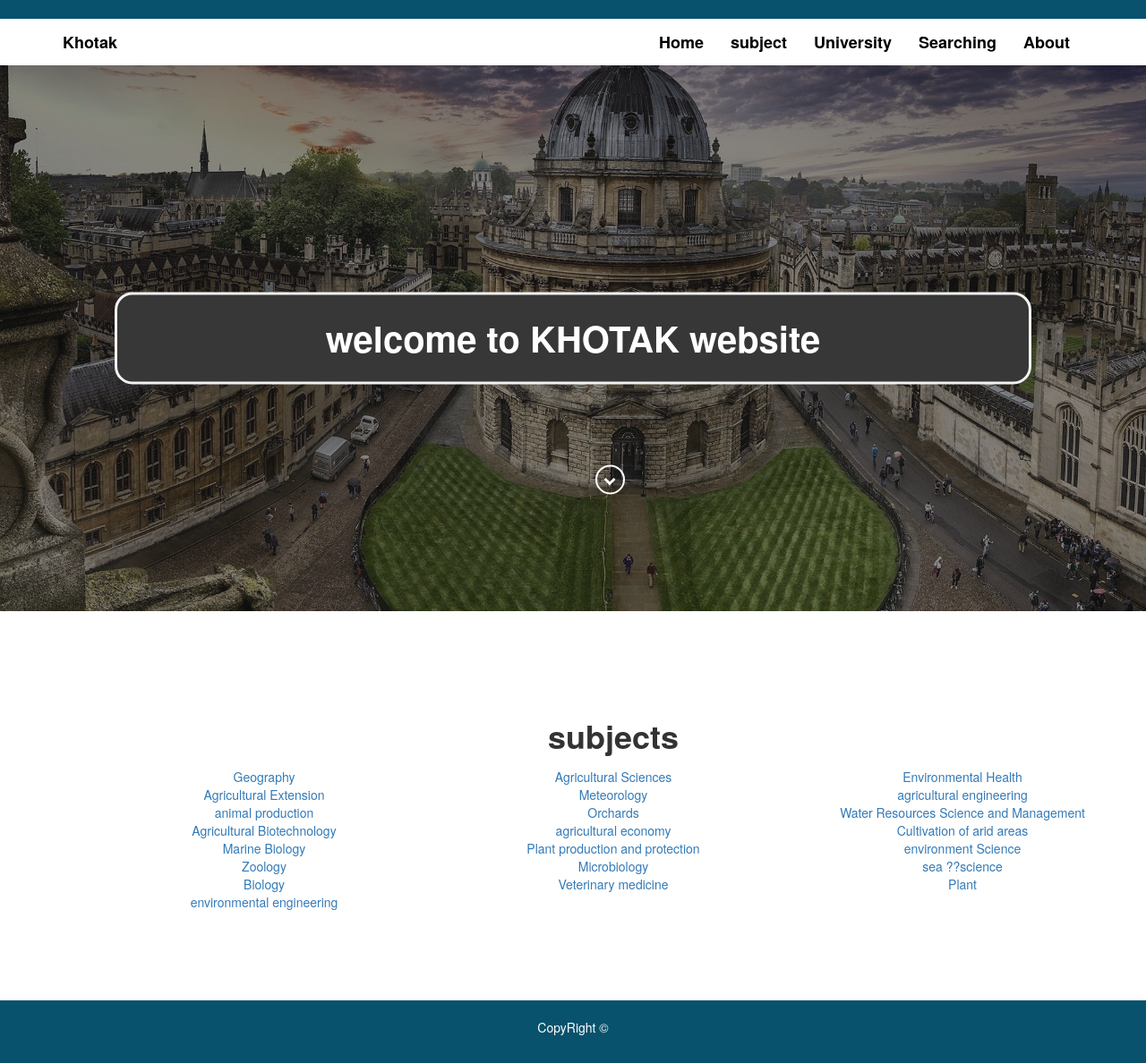
The app's page /subject.php?Id=4&subjectId=pageSub with its own data.
### tables this page shows
CREATE TABLE `subject` (
  `subjectID` int(11) NOT NULL,
  `name` varchar(255) DEFAULT NULL,
  `discription` varchar(2300) DEFAULT NULL,
  `majorID` int(11) DEFAULT NULL
);

### subject.php (the view, shortened to what this page needs)
<?php
include('includes/header.php');
if(isset($_GET['subjectId'])){
    $sub=$_GET['subjectId'];
}else{
    $sub="major";
}
?>
    <div class="content-section">
        <div class="container">
      <div class="con">
    <div class="wel" id="well-s">
       welcome to KHOTAK website
    </div>
                                         <span class="arrow ">
                 <i class="fa fa-chevron-down hvr-icon-hang typed-cursor"></i>
                                 </span>
            </div>
       </div>
    </div>
<?php
if($sub=="major"){
?>
<div class="image-subject text-center">
      <div class="container">
          <h2>Major</h2>
           <div class="row">
             <?php
               global $con;
            $stmt=$con->prepare("select * FROM major ");
              $stmt->execute();
               $majors=$stmt->fetchAll();
                $counts3=$stmt->rowCount();
               foreach($majors as $maj){
                 ?>
                 <div class="col-md-4">
<a href="?Id=<?php echo $maj['majorID'] ?>&subjectId=pageSub">
                <?php echo $maj['name']; ?>
                </a>
                 </div>
                 <?php
               }
              ?>
           </div>
      </div>
</div>
<?php
}elseif($sub=="pageSub"){
        $id=$_GET['Id'];
 ?>
 <div class="image-subject text-center">
      <div class="container">
          <h2>subjects</h2>
           <div class="row">
             <?php
               global $con;
            $stmt=$con->prepare("select * FROM subject
            where majorid=?");
              $stmt->execute(array($id));
               $subjects=$stmt->fetchAll();
               foreach($subjects as $subj){
                 ?>
                 <div class="col-md-4">
<a href="?IdSub=<?php echo $subj['subjectID']; ?>&subjectId=pageSubs">
                <?php echo $subj['name']; ?>
                </a>
                 </div>
                 <?php
               }
              ?>
           </div>
      </div>
</div>
   <?php
}
?>
<?php
include('includes/footer.php');
?>

### css/fpsyle.css (style rules this page uses)
.content-section .arrow { position: absolute; bottom: -129px; left: 41px; width: 100%; padding: 3px 0; text-align: center; }
.content-section .arrow i { border: 2px solid #fff; border-radius: 50%; width: 33px; height: 33px; line-height: 33px; cursor: pointer; color: #fff; }
.hvr-icon-hang:before { right: 8px !important; }
.content-section .typed-cursor { opacity: 1; -webkit-animation: blink 0.7s infinite; -moz-animation: blink 0.7s infinite; animation: blink 0.7s infinite; }
.content-section { background: url("../img/d0e1cfbf0cc198003b47137679e72208.jpg")center center; -webkit-background-size: cover; -moz-background-size: cover; -o-background-size: cover; background-size: cover; min-height: 610px; position: relative; }
.con { background-color: rgb(56, 55, 55); color: white; font-weight: bold; border: 3px solid #f1f1f1; position: absolute; top: 50%; left: 50%; transform: translate(-50%, -50%); z-index: 2; width: 80%; padding: 20px; text-align: center; border-radius: 20px; }
.wel { font-size: 40px; }
.image-subject { padding: 100px; }
.image-subject h2 { font-size: 36px; font-weight: bold; margin-bottom: 15px; }

### records on screen
subject: name "Geography"
subject: name "Agricultural Sciences"
subject: name "Environmental Health"
subject: name "Agricultural Extension"
subject: name "Meteorology"
subject: name "agricultural engineering"
subject: name "animal production"
subject: name "Orchards"
subject: name "Water Resources Science and Management"
subject: name "Agricultural Biotechnology"
subject: name "agricultural economy"
subject: name "Cultivation of arid areas"
subject: name "Marine Biology"
subject: name "Plant production and protection"
subject: name "environment Science"
subject: name "Zoology"
subject: name "Microbiology"
subject: name "sea ??science"
subject: name "Biology"
subject: name "Veterinary medicine"
subject: name "Plant"
subject: name "environmental engineering"
